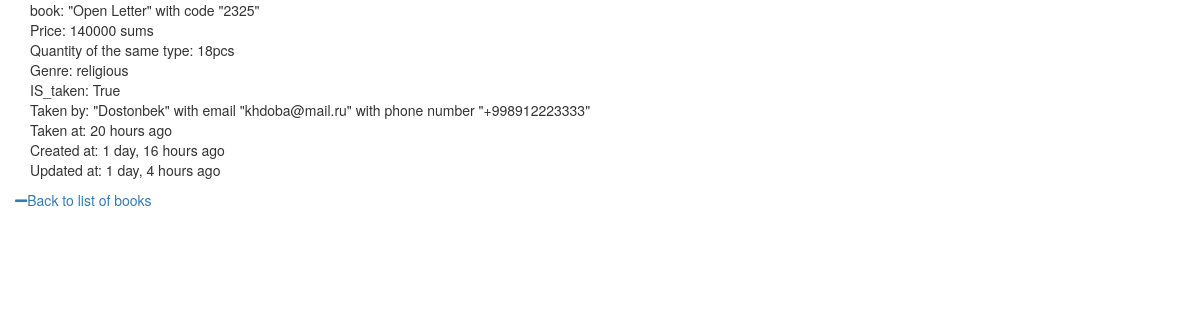
Page /backend/book/26 (signed in) on the committed database.
### backend/models.py (models this page shows, shortened)
class Book(models.Model):
    code = models.CharField(
        validators=[
            RegexValidator(regex='^.{4}$', message='Length has to be 4')
        ],
        max_length=4,
        unique=True
    )
    is_taken = models.BooleanField(default=False)
    taken_by = models.ForeignKey(User, on_delete=models.DO_NOTHING, null=True, blank=True, related_name="books")
    model = models.ForeignKey(Book_model, on_delete=models.CASCADE, related_name="books")
    taken_at = models.DateTimeField(auto_now=True)
    released_at = models.DateTimeField(auto_now=True)
    created_at = models.DateTimeField(auto_now_add=True)
    updated_at = models.DateTimeField(auto_now=True)
    def __str__(self):
        return '"'+self.model.title+'" with code "'+self.code+'"'

class Book_model(models.Model):
    title = models.CharField(
        max_length=64,
        unique=True,
        validators=[
            MinLengthValidator(3)
        ])
    author = models.CharField(max_length=64)
    price = models.PositiveIntegerField()
    genre = models.CharField(max_length=64, choices=genre_options)
    created_at = models.DateTimeField(auto_now_add=True)
    updated_at = models.DateTimeField(auto_now=True)
    def get_quantity(self):
        quantity = len(Book.objects.filter(model=self))
        return quantity

class User(models.Model):
    username = models.CharField(max_length=32,
                        validators=[
                            MinLengthValidator(2)
                        ],
                        unique=True)
    password = models.CharField(max_length=32,
                        validators=[
                            MinLengthValidator(2)
                        ],
                        unique=True)
    name = models.CharField(max_length=32,
                        validators=[
                            MinLengthValidator(2)
                        ])
    surname = models.CharField(max_length=32,
                        validators=[
                            MinLengthValidator(2)
                        ])
    email = models.EmailField(validators=[
                            EmailValidator
                        ])
    phone_number = models.CharField(validators=[
                        RegexValidator(regex='^.{9}$', message='Length has to be 9')
                        ],
                        max_length=9)
    def __str__(self):
        return '"'+self.name+'" with email "'+self.email+'" with phone number "+998'+ self.phone_number+'"'

### backend/views.py (the view)
# urls.py: path('book/<int:pk>', book_detail.as_view(), name="book_detail"),
class book_detail(LoginRequiredMixin,DetailView):
    model = Book
    fields="__all__"
    success_url =  reverse_lazy('backend:book_list')

### backend/templates/backend/book_detail.html
{%extends "base_bootsrap.html" %}
{% load humanize %}
{% block content%}
       <div class="container">
                <div class="row">
                <p>book: {{book}}
                <br>Price: {{book.model.price}} sums
                <br>Quantity of the same type: {{book.model.get_quantity}}pcs
                <br>Genre: {{book.model.genre}}
                <br>IS_taken: {{book.is_taken}}
                {%if book.is_taken%}
                  <br>Taken by: {{book.taken_by}}
                  <br>Taken at: {{book.taken_at|naturaltime}}
               {%endif%}
                <br>Created at: {{book.created_at|naturaltime}}
                <br>Updated at: {{book.updated_at|naturaltime}}
                </div>
       </div>
       <p class="row">
           <a href="{% url 'backend:book_list' %}"> <i class="fas fa-minus"></i>Back to list of books</a>
           </p>
{% endblock %}

### rows in the picture
Book: model+code "\"Open Letter\" with code \"2325\"", model.price "140000", model.get_quantity "18", model.genre "religious", is_taken "True", taken_by "\"Dostonbek\" with email \"khdoba@mail.ru\" with phone number \"+998912223333\"", taken_at "20 hours ago", created_at "1 day, 16 hours ago", updated_at "1 day, 4 hours ago"
